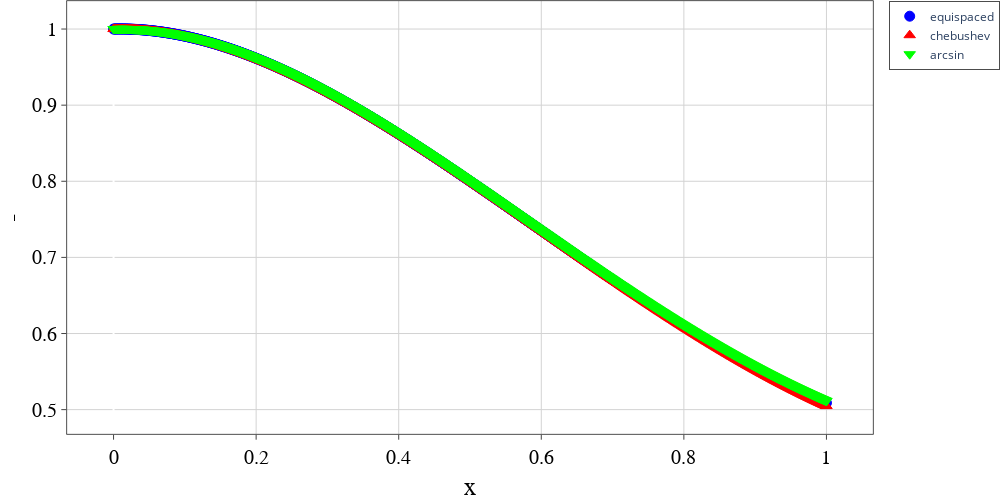

Source (notebook cell):
### Code cell
list_x, list_y = [], []
M =1000
x = np.linspace(0, 1, M)
list_x.append(x)
list_x.append(x)
list_x.append(x)


lagrange = LagrangePoly(xi_eq, fi_eq)
list_y.append(lagrange.interpolate(x))

lagrange = LagrangePoly(xi_cheb, fi_cheb)
list_y.append(lagrange.interpolate(x))

lagrange = LagrangePoly(xi_arc, fi_arc)
list_y.append(lagrange.interpolate(x))

fn = "fun_lagr.pdf"
plot_graph(list_x, list_y, names=['equispaced', 'chebushev', 'arcsin'], xtitle='x', ytitle='-', \
            image_name=fn, mode=['markers','markers','markers'],\
#             xrange=[0,4], yrange=[0,0.45],\
#             dash=['solid', 'solid', 'solid', 'dash', 'dash', 'dash', 'dash', 'dash'],\
            colors=['blue', 'red', 'hsv(120,100,100)', 'green', 'indigo', 'aqua', 'goldenrod', 'black', 'pink'],\
            marker_size=10,\
            marker_style = ['circle', 'triangle-up', 'triangle-down','square', 'diamond', 'cross',  'x-thin', 'cross-thin', 'circle', 'triangle-up', 'triangle-down' ],\
            width=1000, height=500, path="./")

### Figure 1 — Plotly figure (JSON) as saved in the notebook; plotly's stock layout.template omitted (floating-point values rounded to 4 significant figures; data arrays with more than 128 entries replaced by an {"elided": "..."} marker saying what was removed)
{"data": [{"line": {"color": "blue", "dash": "solid", "width": 2}, "marker": {"line": {"color": "blue", "width": 1}, "size": 10, "symbol": "circle"}, "mode": "markers", "name": "equispaced", "textfont": {"color": "LightSeaGreen", "family": "Times New Roman", "size": 18}, "type": "scatter", "x": {"elided": "1000 float values"}, "y": {"elided": "1000 float values"}}, {"line": {"color": "red", "dash": "dot", "width": 2}, "marker": {"line": {"color": "red", "width": 1}, "size": 10, "symbol": "triangle-up"}, "mode": "markers", "name": "chebushev", "textfont": {"color": "LightSeaGreen", "family": "Times New Roman", "size": 18}, "type": "scatter", "x": {"elided": "1000 float values"}, "y": {"elided": "1000 float values"}}, {"line": {"color": "hsv(120,100,100)", "dash": "dash", "width": 2}, "marker": {"line": {"color": "hsv(120,100,100)", "width": 1}, "size": 10, "symbol": "triangle-down"}, "mode": "markers", "name": "arcsin", "textfont": {"color": "LightSeaGreen", "family": "Times New Roman", "size": 18}, "type": "scatter", "x": {"elided": "1000 float values"}, "y": {"elided": "1000 float values"}}], "layout": {"autosize": false, "height": 500, "legend": {"bgcolor": "White", "bordercolor": "Black", "borderwidth": 0.7}, "margin": {"b": 0, "l": 0, "pad": 0.1, "r": 0, "t": 0}, "paper_bgcolor": "rgba(255, 255, 255, 1)", "plot_bgcolor": "rgba(255, 255, 255, 1)", "showlegend": true, "width": 1000, "xaxis": {"gridcolor": "lightgrey", "gridwidth": 1, "linecolor": "black", "linewidth": 0.7, "mirror": true, "range": [[0, 0, 0], [1, 1, 1]], "showline": true, "tickfont": {"color": "black", "family": "Times New Roman", "size": 20}, "ticks": "outside", "title": {"font": {"color": "black", "family": "Times New Roman", "size": 25}, "text": "x"}}, "yaxis": {"gridcolor": "lightgrey", "gridwidth": 1, "linecolor": "black", "linewidth": 0.7, "mirror": true, "range": [[0.5088, 0.5046, 0.5115], [1.0, 1.0, 1.0]], "showline": true, "tickfont": {"color": "black", "family": "Times New Roman", "size": 20}, "ticks": "outside", "title": {"font": {"color": "black", "family": "Times New Roman", "size": 25}, "text": "-"}}}}
